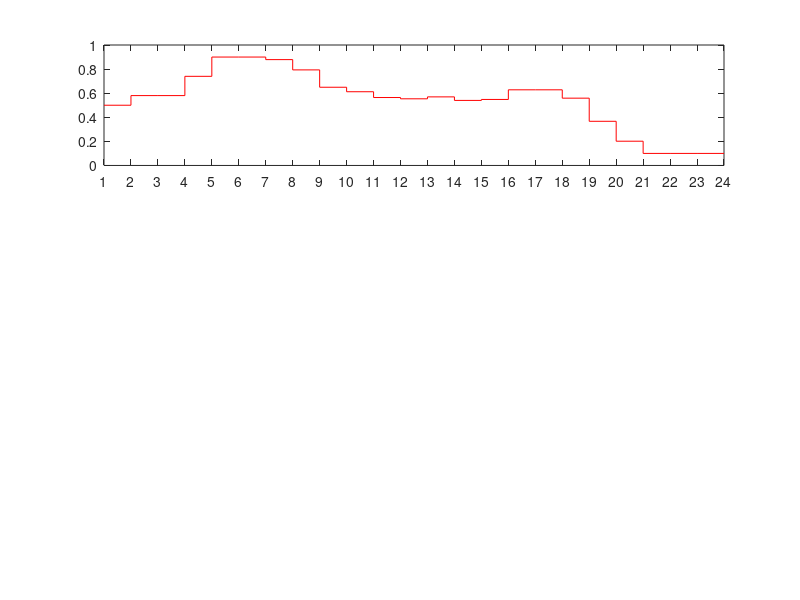

Write MATLAB code to recreate this figure. (Note: this script raises an error after producing the figure.)
clear all;clc;
%plot the results of multiple imitation learning
data=csvread('comparative_batt_pol_soc51.csv');
proposed_method = data(1,:);
dp = data(2,:);
avijit = data(3,:);

t=1:1:24;
figure()
subplot(3,1,1)
stairs(t,proposed_method,'r')
ylim([0 1])
set(gca, 'xlim', [1,24], 'xtick', 1:24)
ylabel('SOC',fontsize=12)
legend('MAIL',fontsize=12)
ax = gca;
ax.FontSize = 12;
subplot(3,1,2)
stairs(t,dp)
ylim([0 1])
set(gca, 'xlim', [1,24], 'xtick', 1:24)
ylabel('SOC',fontsize=12)
legend('DP',fontsize=12)
ax = gca;
ax.FontSize = 12;
subplot(3,1,3)
stairs(t,avijit)
ylim([0 1])
set(gca, 'xlim', [1,24], 'xtick', 1:24)
xlabel('Time(hour)',fontsize=12)
ylabel('SOC',fontsize=12)
legend('Aggregated Q',fontsize=12)
ax = gca;
ax.FontSize = 12;
% title('Output of different units')

a=data(1:3,:);
figure()
stairs(a')
ylim([0 1])
set(gca, 'xlim', [1,24], 'xtick', 1:24)
xlabel('Time(hour)',fontsize=12)
ylabel('SOC',fontsize=12)
legend('MAIL','DP','Aggregated Q',fontsize=12)
ax = gca;
ax.FontSize = 12;
title('SOC Comparations of different methods')


% DA_load = [61.05,55.39,53.15,53.10,52.98,55.53,66.27,83.15,78.98,67.34,67.83,64.36,61.35,59.11,59.04,63.01,76.97,104.91,119.59,117.77,110.19,102.31,87.24,72.45];
% DA_load = ((DA_load*90)/max(DA_load)); 
% PV_irradiation = [0 0 0 0 0 1 115 320 528 702 838 922 949 922 838 702 528 320 115 1 0 0 0 0];
% DA_wind = [24.87,14.22,16.13,14.34,10.22,1.94,0,0,0,0,0,0,0,0,0,1.6,10.55,10.10,9.61,13.09,14.75,9.33,3.80,4.19];
% PV = [0,0,0,0,0,0,2.00,6.95,16.87,26.52,33.86,38.62,40.83,40.46,37.98,32.98,25.60,5.16,1.83,0,0,0,0,0];
% DA_E = PV + DA_wind;
% DA_E = ((DA_E*90)/max(DA_E)); 
% lambda=xlsread('price.xlsx','B2:B8761'); %load price information
% DA_price = lambda(1:24)/1000; 
% NET_LOAD = DA_load - DA_E;
% 
% figure
% subplot(4,1,1)
% stairs(1:24,DA_load)
% set(gca, 'xlim', [1,24], 'xtick', 1:24)
% ylabel('Load(kW)',fontsize=10)
% % ylim([20,100])
% subplot(4,1,2)
% stairs(1:24,DA_E)
% set(gca, 'xlim', [1,24], 'xtick', 1:24)
% ylabel('RG Output(kW)',fontsize=10)
% % ylim([0,1])
% subplot(4,1,3)
% stairs(1:24,DA_price)
% set(gca, 'xlim', [1,24], 'xtick', 1:24)
% ylabel('Energy Price($/kWh)',fontsize=10)
% % ylim([0,1])
% subplot(4,1,4)
% stairs(1:24,NET_LOAD)
% set(gca, 'xlim', [1,24], 'xtick', 1:24)
% ylabel('Net Load(kW)',fontsize=10)




